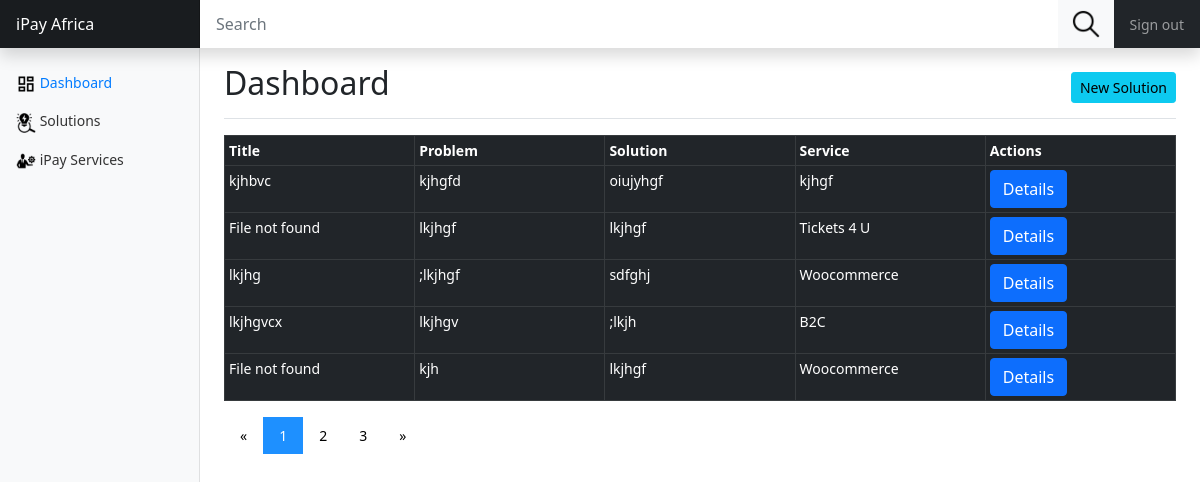
The page / on the database its author committed.
### tables this page shows
CREATE TABLE `solution` (
  `id` int(11) NOT NULL,
  `title` varchar(100) NOT NULL,
  `subserviceid` int(11) NOT NULL,
  `problemDescription` text NOT NULL,
  `providesolution` text NOT NULL,
  `ref` varchar(255) NOT NULL,
  `createdAt` datetime NOT NULL DEFAULT current_timestamp(),
  `updatedAt` datetime NOT NULL DEFAULT current_timestamp()
);

CREATE TABLE `subservice` (
  `id` int(11) NOT NULL,
  `name` varchar(255) NOT NULL,
  `serviceId` int(11) NOT NULL,
  `description` text NOT NULL
);

### controller/pagination.php (called while the page is built, shortened)
<?php
include 'loggerController.php';
class Pagination extends LoggerImp
{
	private $table, $total_records, $limit = 5, $col;
	function __construct($table)
	{
		$this->table = $table;
		$this->set_total_records();
	}
	public function set_total_records()
	{
		$conn = $this->dbConnect();
		$stmt = "SELECT id FROM $this->table";
		$results = mysqli_query($conn, $stmt);
		$this->total_records = $results->num_rows;
	}
	public function current_page()
	{
		return isset($_GET['page']) ? (int)$_GET['page'] : 1;
	}
	public function get_data()
	{
		$start = 0;
		$conn = $this->dbConnect();
		$stmt = "SELECT * FROM $this->table LIMIT $start, $this->limit";
		$results = mysqli_query($conn, $stmt);
		return $results;
	}
	public function check_search(){
		return '';
	}
	public function is_search(){
		return isset($_GET['search']) ? $_GET['search'] : '';
	}
	public function get_pagination_number(){
		return ceil($this->total_records / $this->limit);
	}
	public function prev_page(){
		return ($this->current_page() > 1) ? $this->current_page()-1 : 1;
	}
	public function next_page(){
		return ($this->current_page() < $this->get_pagination_number()) ? $this->current_page()+1 : $this->get_pagination_number();
	}
	public function is_active_class($page){
		return ($page == $this->current_page()) ? 'active' : '';
	}
	public function is_showable($num){
	  if($this->get_pagination_number() < 4 || $this->current_page() == $num)
			return true;
	}
}

### controller/loggerController.php (called while the page is built, shortened)
<?php
class LoggerImp implements Crud
{
	public function getSubServiceName($id)
	{
		$dbconn = $this->dbConnect();
		$query = "SELECT name FROM subservice WHERE id = $id";
		$res = mysqli_query($dbconn, $query) or die("Error".mysqli_error($dbconn));
		$results = $res->fetch_assoc();
		return $results;
	}
	public function dbConnect(){
		$conn = new DBConnect;
		$conn = $conn->connect;
		return $conn;
	}
}

### index.php (the view, shortened to what this page needs)
<?php
  include 'controller/pagination.php';
  $service = new Pagination('solution');
  $pages  = $service->get_pagination_number();
?>
<!DOCTYPE html>
<html>
<head>
    <link rel="stylesheet" type="text/css" href="./assets/css/bootstrap.min.css">
    <link rel="stylesheet" type="text/css" href="./assets/css/select2.min.css">
    <link rel="stylesheet" type="text/css" href="./assets/customfiles/dashstyle.css">
</head>
<body>
    <header class="navbar navbar-dark sticky-top bg-dark flex-md-nowrap p-0 shadow">
      <a class="navbar-brand col-md-3 col-lg-2 me-0 px-3" href="#">iPay Africa</a>
      <form class="form-inline" style="width: 90%; display: flex;" action="pages/searchResults.php" method="POST">
        <input class="form-control mr-sm-2" type="search" name="solution_search" placeholder="Search" aria-label="Search">
        <button class="btn bg-light float-end my-2 my-sm-0" name="seach_btn" type="submit" style="border-radius: 0 0 0 0;">
          <img src="assets/images/search.png" alt="Search" width="30" height="30">
        </button>
      </form>
      <ul class="navbar-nav px-3">
        <li class="nav-item text-nowrap">
          <a class="nav-link" href="#">Sign out</a>
        </li>
      </ul>
    </header>
    <div class="container-fluid">
  <div class="row">
    <nav id="sidebarMenu" class="col-md-3 col-lg-2 d-md-block bg-light sidebar collapse">
      <div class="position-sticky pt-3">
        <ul class="nav flex-column">
          <li class="nav-item">
            <a class="nav-link active" aria-current="page" href="#">
            <img src="./assets/images/dashboard.png" width="20" height="20" alt="customer">
              Dashboard
            </a>
          </li>
          <li class="nav-item">
            <a class="nav-link" href="#">
            <img src="./assets/images/solution.png" width="20" height="20" alt="customer">
              Solutions
            </a>
          </li>
          <li class="nav-item">
            <a class="nav-link" href="./pages/services.php">
            <img src="./assets/images/services.png" width="20" height="20" alt="customer">
              iPay Services
            </a>
          </li>
        </ul>
      </div>
    </nav>
    <main class="col-md-9 ms-sm-auto col-lg-10 px-md-4">
      <div class="d-flex justify-content-between flex-wrap flex-md-nowrap align-items-center pt-3 pb-2 mb-3 border-bottom">
        <h1 class="h2">Dashboard</h1>
        <div class="btn-toolbar mb-2 mb-md-0">
          <button type="button" class="btn btn-sm btn-info" data-bs-toggle="modal" data-bs-target="#exampleModal">New Solution</button>
        </div>
      </div>
      <div class="table-responsive">
        <table class="table table-bordered table-dark table-sm">
          <thead>
            <tr>
              <th>Title</th>
              <th>Problem</th>
              <th>Solution</th>
              <th>Service</th>
              <th>Actions</th>
            </tr>
          </thead>
          <tbody>
            <?php
              $solutions = $service->get_data();
              while ($row = mysqli_fetch_assoc($solutions)) {
                $subservice = $service->getSubServiceName($row['subserviceid']);
                echo "<tr>";
                echo "<td>".$row['title']."</td>";
                echo "<td>".$row['problemDescription']."</td>";
                echo "<td>".$row['providesolution']."</td>";
                echo "<td>".$subservice['name']."</td>";
                echo "<td><button class='details btn btn-primary' id='".$row['id']."'>Details</button></td>";
                echo "</tr>";
              }
            ?>
          </tbody>
        </table>
        <div class="pagination">
          <?php
            $prev = $service->prev_page();
            $next = $service->next_page();
            $check = $service->check_search();
             echo "<a href='?page=$prev'.''.$check>&laquo;</a>";
              for ($i=1; $i <= $pages; $i++) {
                if ($service->is_showable($i)) {
                    $pagenum = $service->is_active_class($i);
                    echo "<a class='$pagenum' href='?page=$i'.''.$check'>
                      ".$i."
                    </a>";
                }
              }
            echo "<a href='?page=$next'.''.$check>&raquo;</a>";
          ?>
        </div>
    </main>
  </div>
</div>
</body>
</html>

### assets/customfiles/dashstyle.css (style rules this page uses)
body { font-size: .875rem; }
.sidebar { position: fixed; top: 0; bottom: 0; left: 0; z-index: 100; padding: 48px 0 0; box-shadow: inset -1px 0 0 rgba(0, 0, 0, .1); }
.sidebar .nav-link { font-weight: 500; color: #333; }
.sidebar .nav-link.active { color: #007bff; }
.navbar-brand { padding-top: .75rem; padding-bottom: .75rem; font-size: 1rem; background-color: rgba(0, 0, 0, .25); box-shadow: inset -1px 0 0 rgba(0, 0, 0, .25); }
.navbar .form-control { padding: .75rem 1rem; border-width: 0; border-radius: 0; }

### index.php (style rules this page uses)
table { table-layout:fixed; }
table td { word-wrap:break-word; width:100%; }
.pagination a { color: black; float: left; padding: 8px 16px; text-decoration: none; transition: background-color .3s; }
.pagination a.active { background-color: dodgerblue; color: white; }

### rows shown on the page
solution: title "kjhbvc", problemDescription "kjhgfd", providesolution "oiujyhgf", subserviceid.name "kjhgf"
solution: title "File not found", problemDescription "lkjhgf", providesolution "lkjhgf", subserviceid.name "Tickets 4 U"
solution: title "lkjhg", problemDescription ";lkjhgf", providesolution "sdfghj", subserviceid.name "Woocommerce"
solution: title "lkjhgvcx", problemDescription "lkjhgv", providesolution ";lkjh", subserviceid.name "B2C"
solution: title "File not found", problemDescription "kjh", providesolution "lkjhgf", subserviceid.name "Woocommerce"
